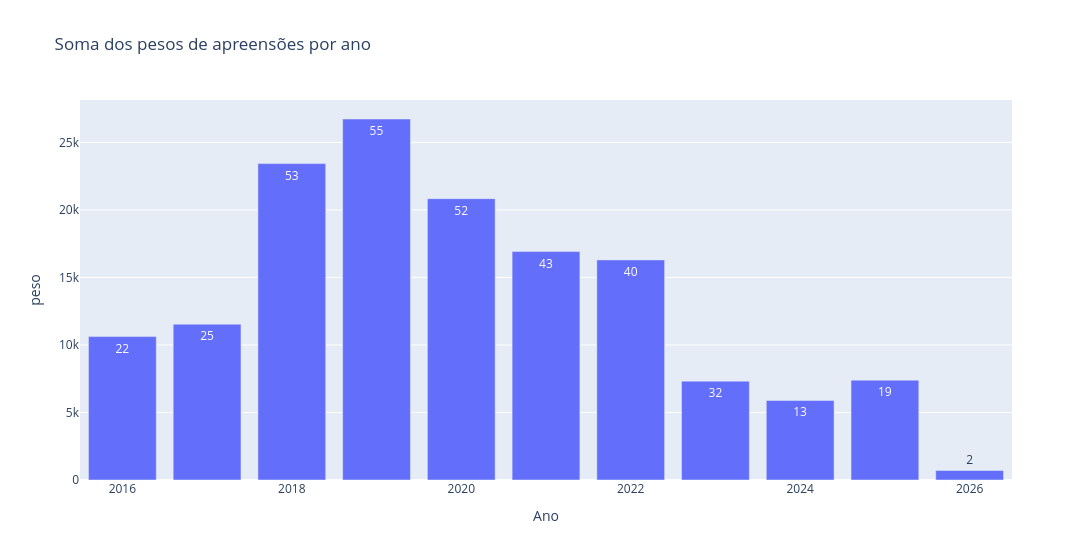
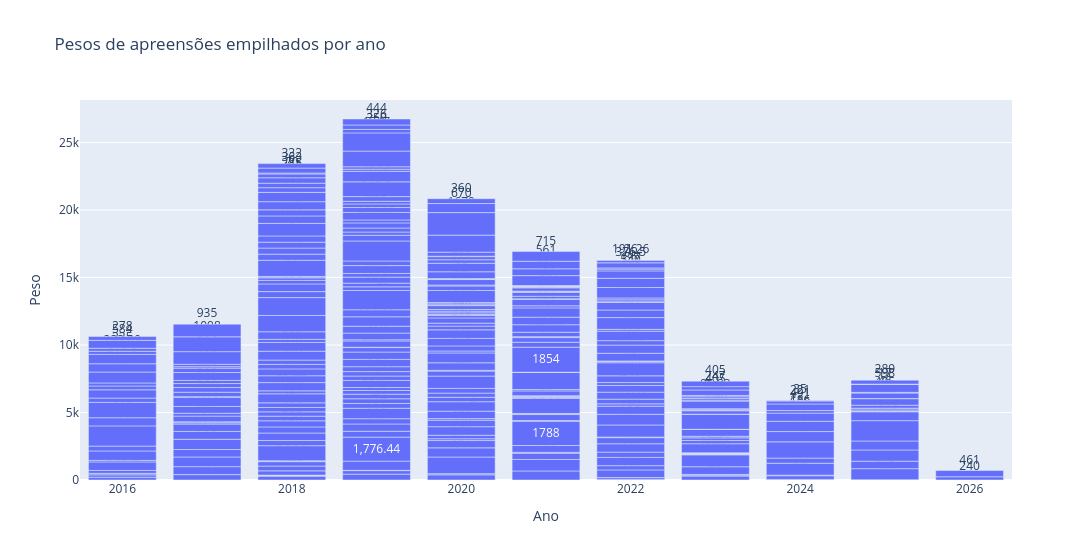

Notebook code cell kept with these figures, in order:
### Markdown cell above
# Dados de apreensões

### Code cell
g.FigTotalApreensaoPorAno()

### Figure 1 — Plotly figure (JSON) as saved in the notebook; plotly's stock layout.template omitted (floating-point values rounded to 4 significant figures)
{"data": [{"hovertemplate": "Ano=%{x}<br>peso=%{y}<br>qtde=%{text}<extra></extra>", "legendgroup": "", "marker": {"color": "#636efa", "pattern": {"shape": ""}}, "name": "", "orientation": "v", "showlegend": false, "text": [22.0, 25.0, 53.0, 55.0, 52.0, 43.0, 40.0, 32.0, 13.0, 19.0, 2.0], "textposition": "auto", "type": "bar", "x": [2016, 2017, 2018, 2019, 2020, 2021, 2022, 2023, 2024, 2025, 2026], "xaxis": "x", "y": [10622, 11539, 23433, 26737, 20836, 16918, 16303, 7320, 5889, 7394, 701], "yaxis": "y"}], "layout": {"barmode": "relative", "legend": {"tracegroupgap": 0}, "title": {"text": "Soma dos pesos de apreensões por ano"}, "width": 1100, "xaxis": {"anchor": "y", "domain": [0, 1], "title": {"text": "Ano"}}, "yaxis": {"anchor": "x", "domain": [0, 1], "title": {"text": "peso"}}}}

### Figure 2 — Plotly figure (JSON) as saved in the notebook; plotly's stock layout.template omitted (floating-point values rounded to 4 significant figures; data arrays with more than 128 entries replaced by an {"elided": "..."} marker saying what was removed)
{"data": [{"alignmentgroup": "True", "hovertemplate": "Ano=%{x}<br>Peso=%{y}<br>Ficha=%{text}<extra></extra>", "legendgroup": "", "marker": {"color": "#636efa", "pattern": {"shape": ""}}, "name": "", "offsetgroup": "", "orientation": "v", "showlegend": false, "text": {"elided": "356 float values"}, "textposition": "auto", "texttemplate": "%{y}", "type": "bar", "x": {"elided": "356 int values"}, "xaxis": "x", "y": {"elided": "356 float values"}, "yaxis": "y"}], "layout": {"barmode": "group", "legend": {"tracegroupgap": 0}, "title": {"text": "Pesos de apreensões empilhados por ano"}, "width": 1100, "xaxis": {"anchor": "y", "domain": [0, 1], "title": {"text": "Ano"}}, "yaxis": {"anchor": "x", "domain": [0, 1], "title": {"text": "Peso"}}}}
